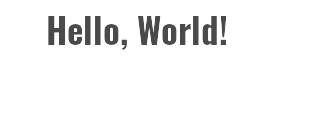
#> input picture test_image.png, 330 x 136 px
$ jupyter execute --allow-errors 'Part B - Preprocess Dataset.ipynb'   (shell and % lines are left out)   (older library calls are emulated)
#> lines starting #> are read from the running program, lines starting #| are printed output that depends on the picture; after the words box and inside, x2 and y2 are one past the last pixel; in counts of white or black regions, pixels touching at a corner belong together
#> in test_pipeline, im is the input picture: shape (136, 330, 3); min 74, max 255, mean 245.1
# Part B - Preprocess Dataset

### Objective:
    1) Preprocess the generated training data for feature extraction and training

### Approach:
    1) Crop the exact region of the text
    2) Since, features extracted will be from RESNET50 architecture training on Imagenet dataset
       - Why?
           - For most of the problems RESNET can be used as general purpose features
           - The fonts have different spatial characterstics so RESNET shold be able to capture it
       - Resize image to 224 x 224

[cell 1]
import os
import cv2
import pandas as pd

import matplotlib.pyplot as plt

from sklearn.model_selection import train_test_split

[cell 2]
params_all_images = []

#> (the rest of this cell did not finish here and is left out)

[cell 3]
df_raw = pd.DataFrame(params_all_images)
df_raw = df_raw.rename(columns={
    0: 'file_path',
    1: 'board_id',
    2: 'text',
    3: 'font_name',
    4: 'text_variation_id',
    5: 'agumentation_type',
    6: 'agumentation_variation_id'
})
#> (the rest of this cell did not finish here and is left out)

[cell 4]
print ("Total entries in the raw data:", len(df_raw))
df_raw.head()

#> (a cell that did not finish here is left out)

#> (a cell that did not finish here is left out)

[cell 7]
def get_text_coordinates(im):
    """

    Get top left and bottom right co-ordinated of the text region in the image
    param im: image loaded with cv2
    return required co-ordiates
    """

    # Draw a rectangle to separate any character at the edge of the image
    im = cv2.rectangle(im, (0, 0), (im.shape[1], im.shape[0]), (255, 255, 255), 2)

    # Convert to grayscale
    imgray = cv2.cvtColor(im,cv2.COLOR_BGR2GRAY)

    # Thresholding (all white region is 255, so kept the threshold at 240)
    ret,thresh = cv2.threshold(imgray, 240, 255, 0)
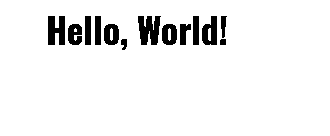
#> thresh: shape (136, 330); 93.8% white; 13 black regions

    # Contour detection
    image, contours, hierarchy = cv2.findContours(thresh, cv2.RETR_TREE, cv2.CHAIN_APPROX_SIMPLE)
#> contours = 18 contours, 1 with area under 20; largest, box (x1, y1, x2, y2) and area: (0, 0, 330, 136) 44415, (137, 15, 162, 46) 561, (47, 15, 66, 46) 464, (201, 15, 218, 46) 387, (161, 23, 178, 46) 310

    # Get the required coordinated of the full text region
    top_left_x = []
    top_left_y = []
    for c in contours:
        x, y, w, h = cv2.boundingRect(c)

        if not (w > (im.shape[1] - 5) and h > (im.shape[0] - 5)): # To avoid the full image contour
            top_left_x.append(x)
            top_left_x.append(x + w)
            top_left_y.append(y)
            top_left_y.append(y + h)
#> this loop made 18 passes
#> (x, y, w, h) on passes 2 to 13: (219, 38, 8, 8), (120, 38, 8, 13), (179, 23, 13, 23), (161, 23, 17, 23), (168, 28, 3, 13), (103, 23, 17, 23), (110, 28, 3, 13), (67, 23, 16, 23), (74, 28, 3, 4), (220, 15, 8, 24), (201, 15, 17, 31), (208, 28, 3, 13)
#> (c, x, y, w, h) on pass 1: ([[0, 0], [0, 135], [329, 135], [329, 0]], 0, 0, 330, 136)
#> after the loop, top_left_x = 34 values, max 228 at index 19, min 47 at index 32, mean 145.6; top_left_y = 34 values, max 51 at index 3, min 15 at index 18, mean 33.41

    x1 = min(top_left_x)
#> x1 = 47
    y1 = min(top_left_y)
#> y1 = 15
    x2 = max(top_left_x)
#> x2 = 228
    y2 = max(top_left_y)
#> y2 = 51

    return x1, y1, x2, y2

[cell 8]
def test_pipeline():
    im = cv2.imread('test_image.png')
    x1, y1, x2, y2 = get_text_coordinates(im)
#> x1 = 47; y1 = 15; x2 = 228; y2 = 51

    print ("Original Image:")
    imgplot = plt.imshow(cv2.rectangle(im.copy(), (x1, y1), (x2, y2), (0,255,0), 2))
    plt.show()
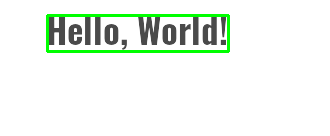
#> shown: shape (136, 330, 3); mean R, G, B 238, 245.4, 238

    cropped_im = im[y1:y2, x1:x2]
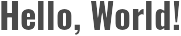
#> cropped_im: shape (36, 181, 3); min 74, max 255, mean 187.1

    print ("Cropped Image:")
    imgplot = plt.imshow(cropped_im)
    plt.show()

    resized_cropped_im = cv2.resize(cropped_im, (224, 224), interpolation=cv2.INTER_AREA)
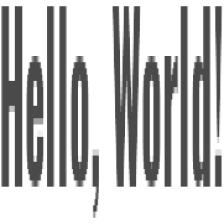
#> resized_cropped_im: shape (224, 224, 3); min 74, max 255, mean 187

    print ("Resized Image: (224 x 224 For RESNET feature extraction)")
    imgplot = plt.imshow(resized_cropped_im)
    plt.show()

test_pipeline()

$ run again, with prediction.png copied over test_image.png
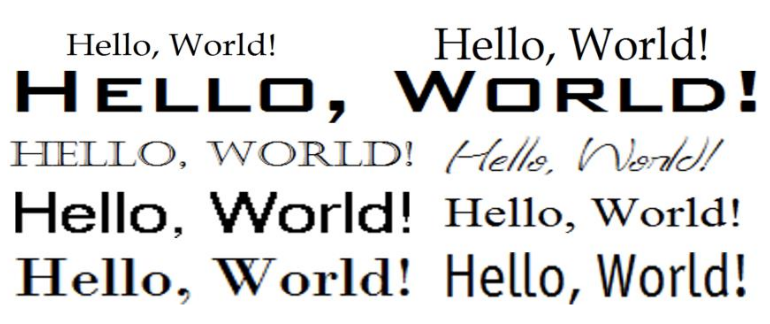
#> input picture prediction.png, 770 x 324 px
#> in test_pipeline, im is the input picture: shape (324, 770, 3); mean B, G, R 222.6, 222.8, 222.8
#> in get_text_coordinates, `ret,thresh = cv2.threshold(imgray, 240, 255, 0)`:
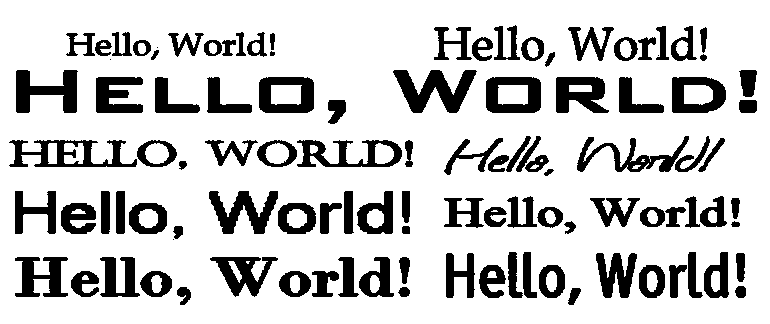
#> thresh: shape (324, 770); 79.8% white; 107 black regions (4 under 20 px)
#> contours = 149 contours, 13 with area under 20; largest, box (x1, y1, x2, y2) and area: (0, 0, 770, 324) 248387, (8, 139, 138, 168) 2312, (485, 76, 542, 114) 2004, (258, 76, 315, 114) 2001, (392, 69, 478, 114) 1992
#> the loop in get_text_coordinates, `for c in contours:` made 149 passes
#> (x, y, w, h) on passes 2 to 9: (567, 287, 15, 19), (397, 286, 14, 12), (176, 286, 16, 20), (734, 285, 13, 14), (311, 270, 29, 28), (278, 270, 34, 28), (290, 275, 10, 18), (139, 270, 34, 28)
#> after the loop in get_text_coordinates, `for c in contours:`: top_left_x = 296 values, max 758 at index 193, min 8 at index 170, mean 410.1; top_left_y = 296 values, max 306 at index 1, min 24 at index 294, mean 166.9
#> in get_text_coordinates, `x1 = min(top_left_x)`: x1 = 8
#> in get_text_coordinates, `y1 = min(top_left_y)`: y1 = 24
#> in get_text_coordinates, `x2 = max(top_left_x)`: x2 = 758
#> in get_text_coordinates, `y2 = max(top_left_y)`: y2 = 306
#> in test_pipeline, `x1, y1, x2, y2 = get_text_coordinates(im)`: x1 = 8; y1 = 24; x2 = 758; y2 = 306
#> in test_pipeline, `resized_cropped_im = cv2.resize(cropped_im, (224, 224), interpolation=..`:
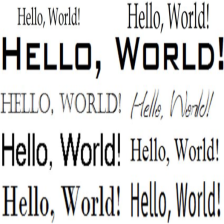
#> resized_cropped_im: shape (224, 224, 3); mean B, G, R 216.8, 217, 217
